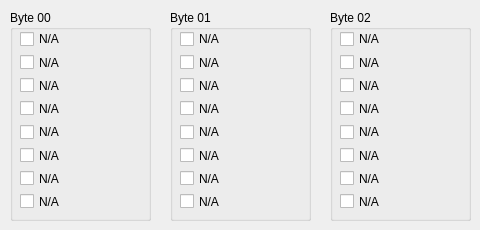
     <widget class="QWidget" name="tab">
      <attribute name="title">
       <string>0200</string>
      </attribute>
      <widget class="QGroupBox" name="groupBox_6">
       <property name="geometry">
        <rect>
         <x>10</x>
         <y>10</y>
         <width>141</width>
         <height>211</height>
        </rect>
       </property>
       <property name="title">
        <string>Byte 00</string>
       </property>
       <widget class="QWidget" name="">
        <property name="geometry">
         <rect>
          <x>10</x>
          <y>20</y>
          <width>72</width>
          <height>180</height>
         </rect>
        </property>
        <layout class="QVBoxLayout" name="verticalLayout_2">
         <item>
          <widget class="QCheckBox" name="checkBox_8">
           <property name="text">
            <string>N/A</string>
           </property>
          </widget>
         </item>
         <item>
          <widget class="QCheckBox" name="checkBox_10">
           <property name="text">
            <string>N/A</string>
           </property>
          </widget>
         </item>
         <item>
          <widget class="QCheckBox" name="checkBox_11">
           <property name="text">
            <string>N/A</string>
           </property>
          </widget>
         </item>
         <item>
          <widget class="QCheckBox" name="checkBox_12">
           <property name="text">
            <string>N/A</string>
           </property>
          </widget>
         </item>
         <item>
          <widget class="QCheckBox" name="checkBox_13">
           <property name="text">
            <string>N/A</string>
           </property>
          </widget>
         </item>
         <item>
          <widget class="QCheckBox" name="checkBox_14">
           <property name="text">
            <string>N/A</string>
           </property>
          </widget>
         </item>
         <item>
          <widget class="QCheckBox" name="checkBox_15">
           <property name="text">
            <string>N/A</string>
           </property>
          </widget>
         </item>
         <item>
          <widget class="QCheckBox" name="checkBox_16">
           <property name="text">
            <string>N/A</string>
           </property>
          </widget>
         </item>
        </layout>
       </widget>
      </widget>
      <widget class="QGroupBox" name="groupBox_7">
       <property name="geometry">
        <rect>
         <x>170</x>
         <y>10</y>
         <width>141</width>
         <height>211</height>
        </rect>
       </property>
       <property name="title">
        <string>Byte 01</string>
       </property>
       <widget class="QWidget" name="layoutWidget_3">
        <property name="geometry">
         <rect>
          <x>10</x>
          <y>20</y>
          <width>72</width>
          <height>180</height>
         </rect>
        </property>
        <layout class="QVBoxLayout" name="verticalLayout_4">
         <item>
          <widget class="QCheckBox" name="checkBox_25">
           <property name="text">
            <string>N/A</string>
           </property>
          </widget>
         </item>
         <item>
          <widget class="QCheckBox" name="checkBox_26">
           <property name="text">
            <string>N/A</string>
           </property>
          </widget>
         </item>
         <item>
          <widget class="QCheckBox" name="checkBox_27">
           <property name="text">
            <string>N/A</string>
           </property>
          </widget>
         </item>
         <item>
          <widget class="QCheckBox" name="checkBox_28">
           <property name="text">
            <string>N/A</string>
           </property>
          </widget>
         </item>
         <item>
          <widget class="QCheckBox" name="checkBox_29">
           <property name="text">
            <string>N/A</string>
           </property>
          </widget>
         </item>
         <item>
          <widget class="QCheckBox" name="checkBox_30">
           <property name="text">
            <string>N/A</string>
           </property>
          </widget>
         </item>
         <item>
          <widget class="QCheckBox" name="checkBox_31">
           <property name="text">
            <string>N/A</string>
           </property>
          </widget>
         </item>
         <item>
          <widget class="QCheckBox" name="checkBox_32">
           <property name="text">
            <string>N/A</string>
           </property>
          </widget>
         </item>
        </layout>
       </widget>
      </widget>
      <widget class="QGroupBox" name="groupBox_8">
       <property name="geometry">
        <rect>
         <x>330</x>
         <y>10</y>
         <width>141</width>
         <height>211</height>
        </rect>
       </property>
       <property name="title">
        <string>Byte 02</string>
       </property>
       <widget class="QWidget" name="layoutWidget_4">
        <property name="geometry">
         <rect>
          <x>10</x>
          <y>20</y>
          <width>72</width>
          <height>180</height>
         </rect>
        </property>
        <layout class="QVBoxLayout" name="verticalLayout_5">
         <item>
          <widget class="QCheckBox" name="checkBox_33">
           <property name="text">
            <string>N/A</string>
           </property>
          </widget>
         </item>
         <item>
          <widget class="QCheckBox" name="checkBox_34">
           <property name="text">
            <string>N/A</string>
           </property>
          </widget>
         </item>
         <item>
          <widget class="QCheckBox" name="checkBox_35">
           <property name="text">
            <string>N/A</string>
           </property>
          </widget>
         </item>
         <item>
          <widget class="QCheckBox" name="checkBox_36">
           <property name="text">
            <string>N/A</string>
           </property>
          </widget>
         </item>
         <item>
          <widget class="QCheckBox" name="checkBox_37">
           <property name="text">
            <string>N/A</string>
           </property>
          </widget>
         </item>
         <item>
          <widget class="QCheckBox" name="checkBox_38">
           <property name="text">
            <string>N/A</string>
           </property>
          </widget>
         </item>
         <item>
          <widget class="QCheckBox" name="checkBox_39">
           <property name="text">
            <string>N/A</string>
           </property>
          </widget>
         </item>
         <item>
          <widget class="QCheckBox" name="checkBox_40">
           <property name="text">
            <string>N/A</string>
           </property>
          </widget>
         </item>
        </layout>
       </widget>
      </widget>
     </widget>
